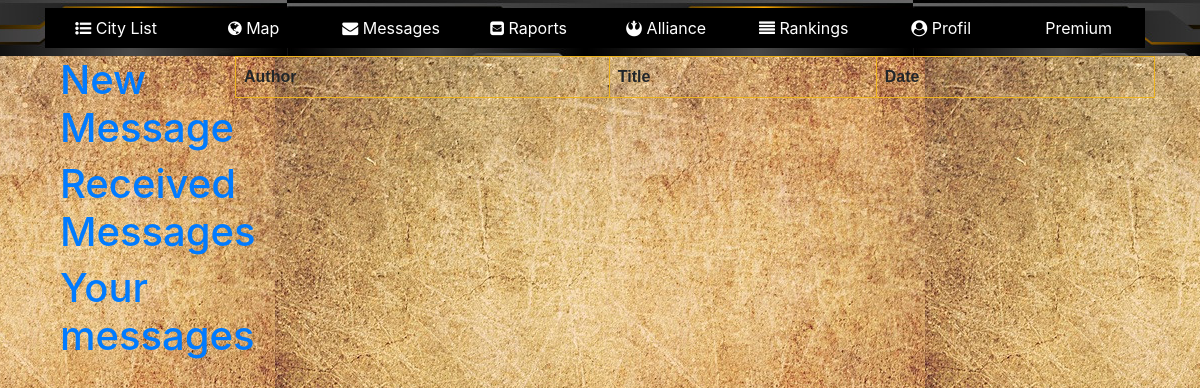
The app's page /wiadomosci/wyslane/ (signed in), older data.
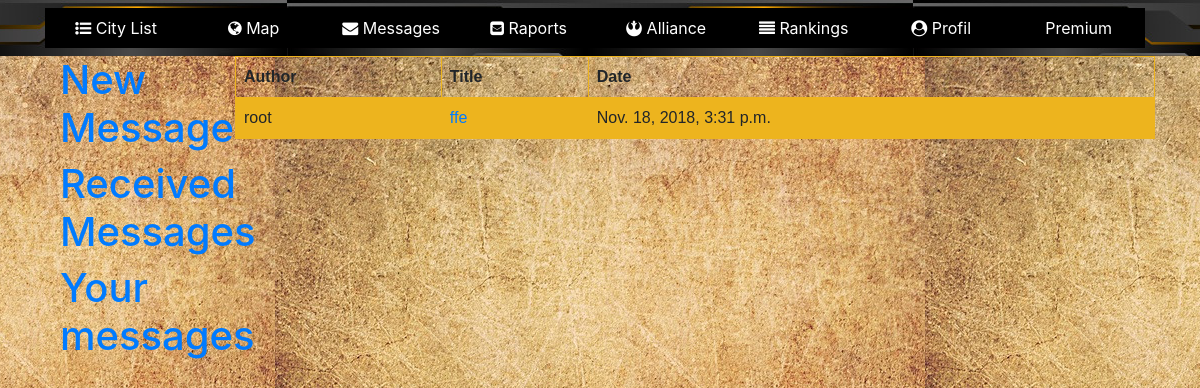
The same page, newer data.
### messagess/models.py (models this page shows)
class Message(models.Model):
    author = models.ForeignKey(User, related_name='sender', on_delete=models.CASCADE)
    title = models.CharField(max_length=200)
    text = models.TextField()
    toWho = models.OneToOneField(User, on_delete=models.CASCADE)
    haveSeen = models.BooleanField(default=False)
    created_date = models.DateTimeField(default=timezone.now)

### messagess/views.py (the view)
# urls.py: path('wyslane/', views.messages_your_send_page, name='messages_your_send_page'),
def messages_your_send_page(request):
    messages = Message.objects.filter(author=request.user).order_by('created_date')
    return render(request, 'messagessYourSend.html', {'messages': messages})

### messagess/templates/messagessYourSend.html (shortened to what this page needs)
<!doctype html>
<html lang="en">
  <head>
      {% load static %}
      <link rel="stylesheet" href="https://stackpath.bootstrapcdn.com/bootstrap/4.1.3/css/bootstrap.min.css">
      <link rel="stylesheet" href="{% static 'messagess/messagessCss.css' %}">
      <link href="https://maxcdn.bootstrapcdn.com/font-awesome/4.7.0/css/font-awesome.min.css" rel="stylesheet">
  </head>
  <body>
    <nav class="navbar navbar-expand-md navbar-dark" >
        <div class="container" id="borderimg1">
            <div class="collapse navbar-collapse nav-fill w-100" id="collapsibleNavbar">
                   <a class="nav-link" href="../../miasto/cityList/"><i class="fa fa-list-ul"></i> City List</a>
                    <a class="nav-link" href="../../mapa/"><i class="fa fa-globe"></i> Map</a>
                    <a class="nav-link" href="../../wiadomosci"><i class="fa fa-envelope"></i> Messages</a>
                    <a class="nav-link" href="../../raporty"><i class="fa fa-envelope-square"></i> Raports</a>
                    <a class="nav-link" href="../../sojusz"><i class="fa fa-rebel"></i> Alliance</a>
                    <a class="nav-link" href="../../rankingi"><i class="fa fa-align-justify"></i> Rankings</a>
                    <a class="nav-link" href="../../profil"><i class="fa fa-user-circle"></i> Profil</a>
                    <a class="nav-link" href="../../premium"> Premium</a>
            </div>
        </div>
    </nav>
    <div class="container" id="containerDiv">
        <div class="row">
            <div class="col-2 messagesPanel text-center">
                <div class="col-2 messagesPanel text-center">
                    <h1><a href="../napisz/">New Message</a></h1>
                    <h1><a href="../">Received Messages</a></h1>
                    <h1><a href="">Your messages</a></h1>
                </div>
            </div>
            <div class="col-10 messagesPanel text-center">
                <table>
                    <tr>
                        <th>Author</th>
                        <th>Title</th>
                        <th>Date</th>
                    </tr>
                    {% for message in messages %}
                        <tr>
                            <td>{{ message.author }}</td>
                            <td><a href='../{{ message.id }}'>{{ message.title }}</a></td>
                            <td>{{ message.created_date }}</td>
                        </tr>
                    {% endfor %}
                </table>
            </div>
        </div>
    </div>
  </body>
</html>

Row changes from the older to the newer data that the page shows:
added Message: author "root", title "ffe", created_date "Nov. 18, 2018, 3:31 p.m."
